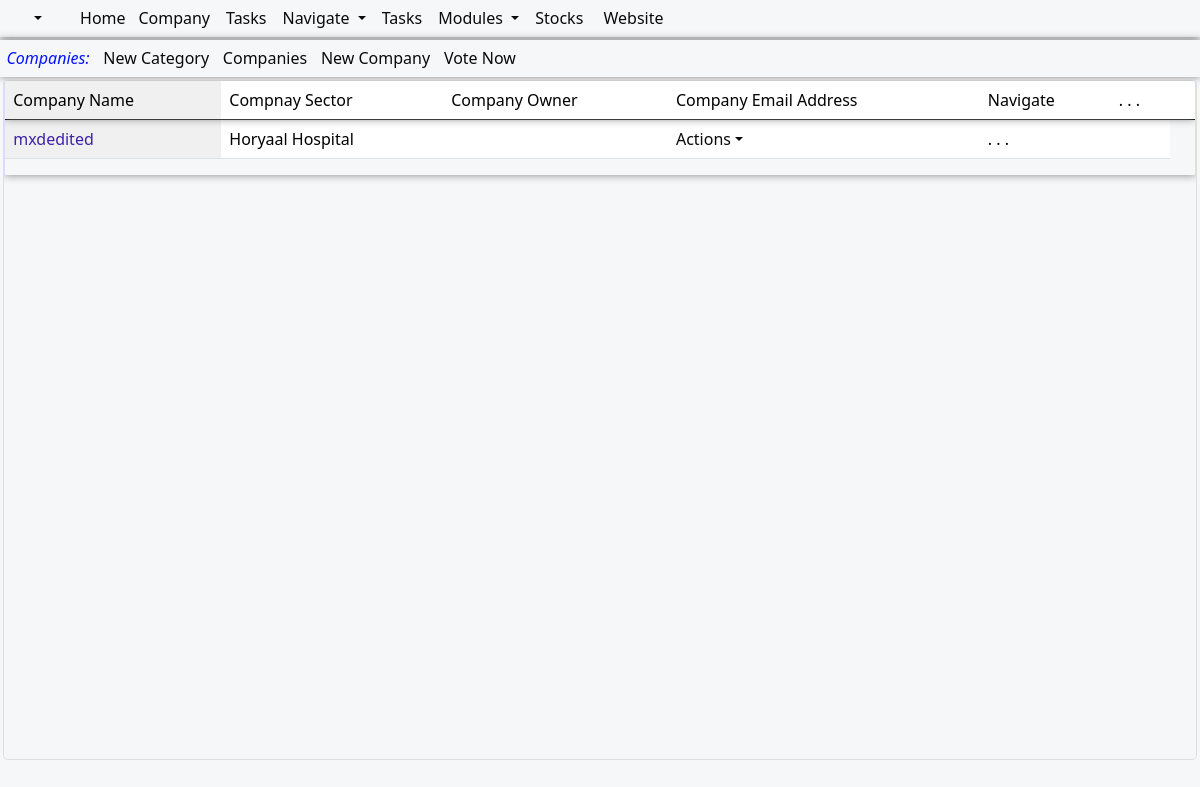
Before: /Votes/ with the older database file.
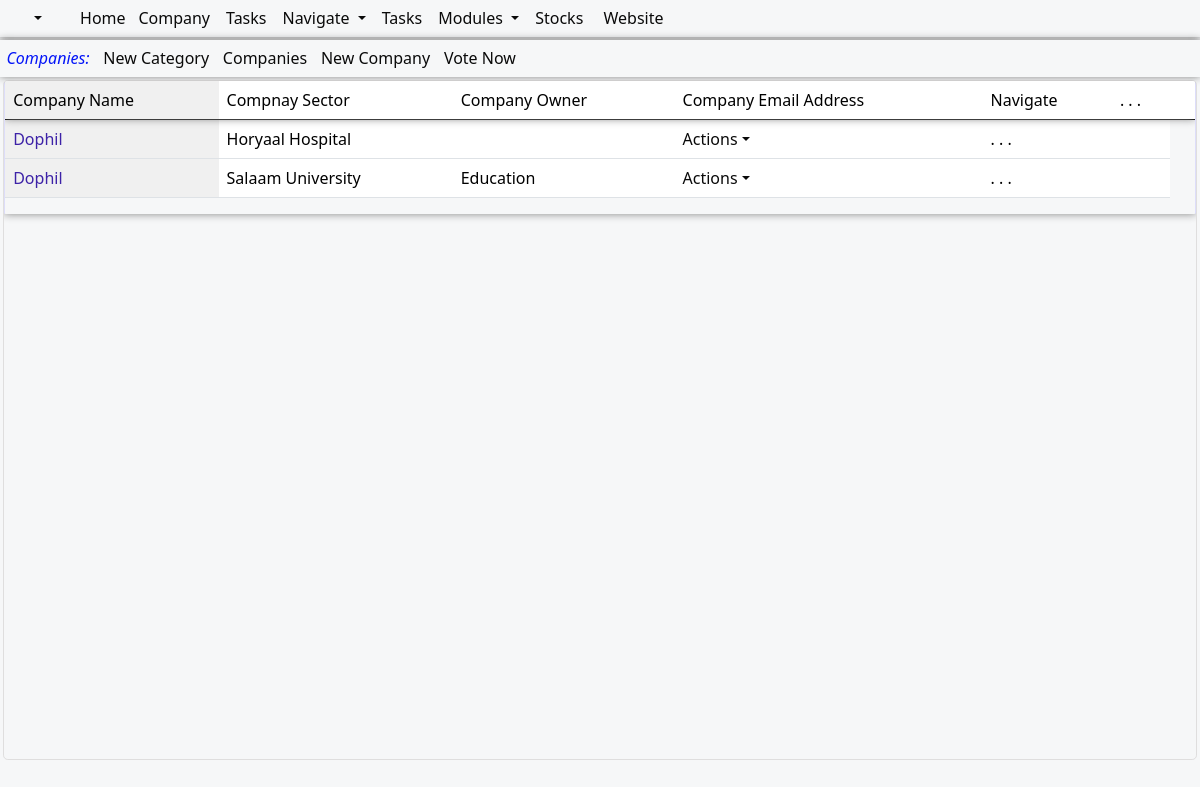
After: the same page with the newer database file.
### awards/models.py (models this page shows, shortened)
class VotesModel(models.Model):
    voter = models.ForeignKey(User, on_delete=models.SET_NULL, related_name='votes',null=True,blank=True)
    company = models.ForeignKey(CompaniesModel, on_delete=models.SET_NULL,null=True)
    timestamp = models.DateTimeField(auto_now_add=True)
    category = models.ForeignKey(CategoriesModel, on_delete=models.SET_NULL, related_name='categoriesvotes',null=True,blank=True)
    class Meta:
        unique_together = ('voter', 'category')  # Enforce one vote per catego

class CompaniesModel(models.Model):
    name= models.CharField(max_length=100,blank=False,null=True)
    category = models.ForeignKey(CategoriesModel, on_delete=models.PROTECT, related_name='categores',null=False,blank=False)
    comments= models.CharField(null=True, blank=True, max_length=30)
    date=models.DateField(blank=True,null=True,auto_now_add=True)
    votes=models.DecimalField(max_digits=10,blank=True,null=True,decimal_places=1,default=0)
    voter = models.ManyToManyField(User,related_name='votersusers',null=True,blank=True)
    def __str__(self):
        return str(self.name)

class CategoriesModel(models.Model):
    name= models.CharField(max_length=30,blank=False,null=True)
    comments= models.CharField(null=True, blank=True, max_length=30)
    date=models.DateField(blank=True,null=True,auto_now_add=True)
    def __str__(self):
        return str(self.name)

### loginapp/models.py (models this page shows)
class User(AbstractUser):# this is for creating new user... the fields are below and those from parent class
    user_level= [
    ('owner','owner'),
    ('chairman','chairman'),
    ('ceo','ceo'),
    ('director','director'),
    ('genmanager','genmanager'),
    ('admin','admin'),
    ('staff', 'staff'),
    ('guest', 'guest'),
    ]
    USERNAME_FIELD = 'email'
    username = models.CharField(max_length=255, null=True,blank=True)
    email = models.EmailField(('email address'), unique=True) # changes email to unique and blank to false
    first_name= models.CharField(max_length=255, null=True,blank=False)
    last_name= models.CharField(max_length=255, null=True,blank=False)
    REQUIRED_FIELDS = ['username','first_name','last_name'] # removes email from REQUIRED_FIELDS
    user_category= models.CharField(choices=user_level, default='guest', max_length=100,null=True,blank=True)
    fullNames= models.CharField(max_length=255, null=True,blank=True,default="User Full Names")
    phone=models.CharField(max_length=50,blank=True,null=True)
    can_do_all=models.BooleanField('Can do all',default=False)
    can_add=models.BooleanField('Can add',default=False)
    can_edit=models.BooleanField('Can edit',default=False)
    can_view=models.BooleanField('Can view',default=False)
    can_delete=models.BooleanField('Can delete',default=False)
    date=models.DateField(blank=True,null=True,auto_now_add=True)
    can_access_all=models.BooleanField('Can access all',default=False)
    can_access_related=models.BooleanField('Can access only related',default=False)
    allifmaal_admin=models.BooleanField('Can access all',default=False)
    def __str__(self):
        return str(self.first_name)#please dont change this unless very necessary....

### awards/views.py (the view)
# urls.py: path('Votes/', views.votes, name="votes"),
def votes(request):
    try:
        title="Votes"
        allifqueryset=VotesModel.objects.all()
        context = {
            "title":title,
            "allifqueryset":allifqueryset,
        }
        return render(request,'awards/votes/votes.html',context)
    except Exception as ex:
        error_context={'error_message': ex,}
        return render(request,'awards/error/error.html',error_context)

### awards/templates/awards/votes/votes.html (shortened to what this page needs)
{% extends 'awards/base/uimainbase/allifmaaluibase.html'%}
{% load humanize %}
{% block body %}
<div class="allifmaal-main-container">
<div class="card-header">
  <div class="row mt-12" >
  <div class="col-md-12">
  <div class="container-fluid amel-content-header">
    <a class="amel-table-list-identifier">Companies:</a>
    <a href="{% url 'awards:addCategory' %}">New Category</a>
    <a href="{% url 'awards:companies' %}">Companies</a>
    <a href="{% url 'awards:addCompany' %}">New Company</a>
    <a href="{% url 'awards:addVote' %}">Vote Now</a>
  </div>
    </div>
    </div>
  </div>
    <div class="allifmaincontainer">
<div class="row mt-12">
  <div class="col-md-12">
  <div class="allif-scroll-table">
    <div class="table-responsive allif-full-table">
    <table class="table table-layout">
      <thead>
        <tr class="allif-table-header-row">
        <td class="allif-fix-table-col">Company Name</td>
        <td>Compnay Sector</td>
        <td>Company Owner</td>
        <td>Company Email Address</td>
        <td>Navigate</td>
        <td> . . . </td>
        <td></td>
        </tr>
        </thead>
        <tbody class="allif-table-body">
        {% for item in allifqueryset %}
        <tr data-id="{{item.id}}">
        <td class="allif-fix-table-col"><a class="allif-table-links" href="">{{item.voter}}</a></td>
        <td>{{item.company}}</td>
        <td>{{item.company.category}}</td>
        <td>
          <div class="dropdown allifmaal-content-dropdown">
            <a href="#" onclick="showDropdown(event, this)" class="dropdown-toggle dropdown-item" type="button" id="dropdownMenuButton1" data-bs-toggle="dropdown" aria-expanded="false">Actions</a>
          </div>
        </td>
       <td> . . . </td>
       <td></td>
    </tr>
    {% endfor %}
      </tbody>
    </table>
    </div>
   </div>
</div>
</div>
</div>
</div>
  {% endblock %}

Changed rows visible on the page:
changed through a linked row, VotesModel "Horyaal Hospital": voter "mxdedited" → "Dophil"
added VotesModel: voter "Dophil", company "Salaam University", company.category "Education"
